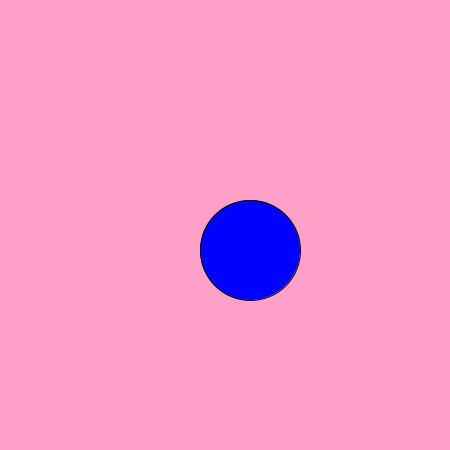
Frame 1 (no input)
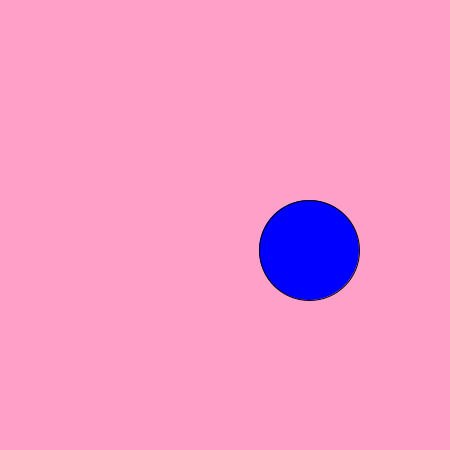
Frame 60 (the mouse pressed at the canvas centre just before this capture)
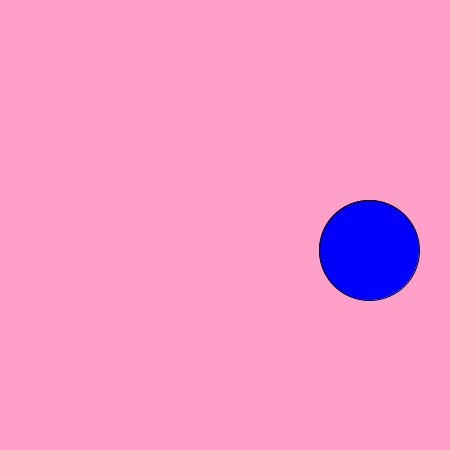
Frame 120 (the mouse held since frame 60 and released just before this capture)

The Processing sketch that drew these frames (run headless with seeded random() and noise(); from frame 60 on, the mouse is pressed at the canvas centre):

// Processing sketch: A1ExtnA
// ── A1ExtnA.pde
int x;
int speed;
void setup(){
  size(450,450);
  x = 250;
  speed = 1;
}
void draw(){
  background(255,160,200);
  fill (0,0,255);
  ellipse(x,250,100,100);
  x = x + speed;
  if(x > 400){
    speed = -speed;
  }
  if(x < 100){
    speed = -speed;
  }
}
